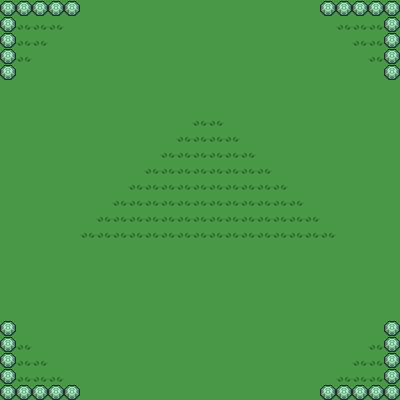

The image is a tile-based game level rendered from a .tmx file. Its description and source (layers, tilesets, objects; grid data summarised) follow:
An orthogonal 25x25 tile map with 16x16 px tiles, 2 tile layers (Background, Foreground).

<map version="1.0" orientation="orthogonal" width="25" height="25" tilewidth="16" tileheight="16">
 <tileset firstgid="1" name="forest" tilewidth="16" tileheight="16">
  <image source="../Sprites/forest.png" width="659" height="512" />
  <tile id="10">
   <properties>
    <property name="Prefab" value="EmptyGrass" />
   </properties>
  </tile>
  <tile id="11">
   <properties>
    <property name="Prefab" value="Grass" />
   </properties>
  </tile>
  <tile id="92">
   <properties>
    <property name="Prefab" value="Bush" />
   </properties>
  </tile>
  <tile id="292">
   <properties>
    <property name="Prefab" value="Rock" />
   </properties>
  </tile>
 </tileset>
 <layer name="Background" width="25" height="25">
  <data>[625 cells, 625 non-empty, 1 distinct tile ids]</data>
 </layer>
 <layer name="Foreground" width="25" height="25">
  <data>[625 cells, 132 non-empty, 2 distinct tile ids]</data>
 </layer>
</map>
